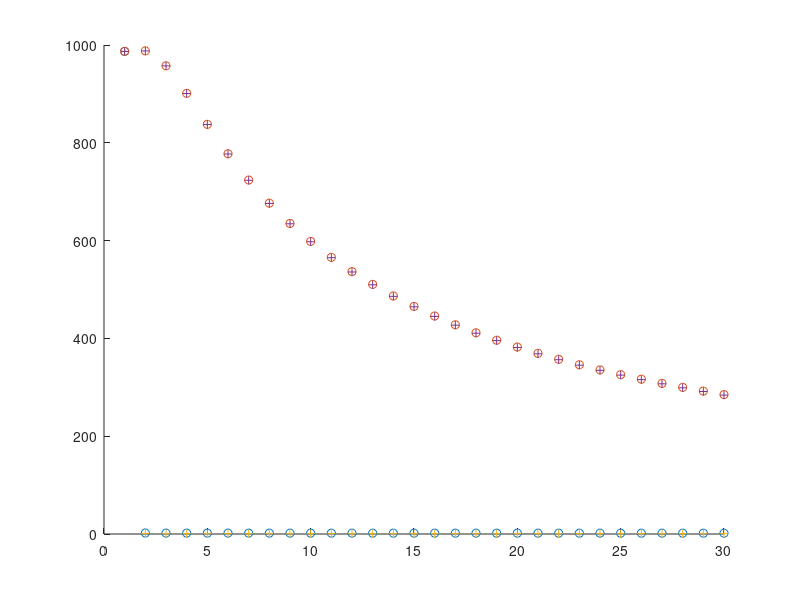

MATLAB code for this plot:
% This script performs a quick validation of the Bergman recursion as
% equivalent to the Tichavsky recursion for non-singular Q matrices
%
% The advantage of the Bergman recursion is apparent for singular Q
% matrices
%
%


%%
% ~~~~~~~~~~~~~~~~~~~~~~~~~~~~~~~~~~~~~~~~~~~~
% Simulate linear motion model and KF estimates
% ~~~~~~~~~~~~~~~~~~~~~~~~~~~~~~~~~~~~~~~~~~~~

% close all

% Define time
%
delta = 0.01;  % Sampling period
N=30;
t=(0:N-1)*delta

% Transition model (linear)
%
F = [1, delta; 0 1];
f = @(x)(F*x);
Ffunc = @(x)F;

% Observation matrix (only observe position)
%
H = [1 0];

% Define noise vectors
%
sigma_v = 1;  % Process noise
sigma_w = 1;   % Measurement noise

Q = sigma_v^2*[1 0; 0 1];   % Non-singular Q - either recursion works
% Q = sigma_v^2*[1 0; 0 0];   % Singular Q - must use Bergman recursion

R = sigma_w^2 .* eye(size(H,1));

% Prior distribution
%
x0 = [3; 3];
m0 = x0;
P0 = diag(100*[(pi)^2 (pi)^2]);


%% 
% ~~~~~~~~~~~~~~~~~~~~~~~~~~~~~~~~~~~~~~~~~~~~
% Compute the posterior Cramer-Rao bound (PCRB)
% ~~~~~~~~~~~~~~~~~~~~~~~~~~~~~~~~~~~~~~~~~~~~


% Initialise variables
%
pcrb=zeros(2,N);
pcrb2=zeros(2,N);
J=zeros(2,2,N);
J2=zeros(2,2,N);
P=zeros(2,2,N);
P2=zeros(2,2,N);
P3=zeros(2,2,N);
Pkf=zeros(2,2,N);
P(:,:,1)=P0;
P2(:,:,1)=P0;
P3(:,:,1)=P0;
Pkf(:,:,1)=P0;
J(:,:,1)=inv(P0);
J2(:,:,1)=inv(P0);

pcrb(:,1) = diag(inv(J(:,:,1)));
pcrb2(:,1) = diag(inv(J2(:,:,1)));
pcrb3(:,1) = diag(P(:,:,1));
pcrb4(:,1) = diag(Pkf(:,:,1));
pcrb5(:,1) = diag(P2(:,:,1));
pcrb6(:,1) = diag(P3(:,:,1));

% Compute the PCRB using closed form expressions
%
U = F'*inv(Q)*F;
V = -F'*inv(Q);
W = inv(Q) + H'*inv(R)*H;

Rinv = H'*inv(R)*H;
G = eye(2);

B=sqrtm(Q);

for k=2:30
    
    % Recursively compute the Fisher information matrix
    %
    J(:,:,k) = W - V'*inv(J(:,:,k-1) + U)*V;
    J2(:,:,k) = H'*inv(R)*H + inv(Q) - inv(Q)*F*inv(J2(:,:,k-1) + F'*inv(Q)*F)*F'*inv(Q);
    
    P(:,:,k) = F*inv(inv(P(:,:,k-1)) + Rinv)*F' + G*Q*inv(G);
    
    Ppredict = F*Pkf(:,:,k-1)*F' + Q;
    S = H*Ppredict*H' + R;
    K = Ppredict*H'*inv(S);
    Pkf(:,:,k) = (eye(2)-K*H)*Ppredict;
    
    % Bergman thesis
    Qtil=inv(Q);
    Stil=F*inv(Q);
    Vtil=F*inv(Q)*F';
    Rtil=H*inv(R)*H';
    P3(:,:,k) = Qtil + Rtil - Stil'*inv(inv(P(:,:,k-1)) + Vtil)*Stil;
%     
    % Bergman paper
    Qtil_inv = B'*H'*inv(R)*H*B + eye(2);
    Rtil_inv = F'*H'*inv(R)*H*F;
    Stil = (B'*H'*inv(R)*H*F)';
    Up = inv(inv(P2(:,:,k-1)) + Rtil_inv);
    Up_inv = inv(P2(:,:,k-1)) + Rtil_inv;
    Delta=Qtil_inv - Stil'*Up_inv*Stil;
    P2(:,:,k) = F*Up*F' + (F*Up*Stil-B)*inv(Delta)*(Stil'*Up*F'-B);
    
    % Compute the PCRB at the curret time
    %
    pcrb(:,k) = diag(inv(J(:,:,k)));
    pcrb2(:,k) = diag(inv(J2(:,:,k)));
    pcrb3(:,k) = diag(P(:,:,k));
    pcrb4(:,k) = diag(Pkf(:,:,k));
    pcrb5(:,k) = diag(P2(:,:,k));
    pcrb6(:,k) = diag(P3(:,:,k));
end

% plot(pcrb(:,1:30)','r');
hold on;
% plot(pcrb2(:,1:30)','rx');
plot(pcrb3(:,1:30)','o');
plot(pcrb4(:,1:30)','+');
% plot(pcrb5(:,1:30)','rs');
% plot(pcrb6(:,1:30)','rd');


return


%%
% ~~~~~~~~~~~~~~~~~~~~~~~~~~~~~~~~~~~~~~~~~~~~
% Simulate linear motion model and KF estimates
% ~~~~~~~~~~~~~~~~~~~~~~~~~~~~~~~~~~~~~~~~~~~~
%% Compute the MSE of the extended Kalman filter 
%
num_trials = 10000;
error = zeros(2,N);

parfor r=1:num_trials
    
    % Create new trajectory realisation
    %
    v = mvnrnd([0 0]',Q,N)';
    x = zeros(2,N);
    x(:,1)=mvnrnd(m0,P0)';
    for i=2:N
        x(:,i) = f(x(:,i-1)) + v(:,i);
    end

    % Generate new observations 
    %
    w = mvnrnd(zeros(1,size(H,1)),R,N)';
    z = H*x + w;

    % Apply EKF filter (really the KF in this case)
    %
    m = extended_kalman_filter(z,f,Ffunc,H,Q,R,m0,P0);

    % Accumulate the estimation error
    %
    error = error + (x-m).^2;
end

% Calculate the mean squared error
%
mse = error ./ num_trials;

%%
semilogy(pcrb4(:,1:N)');
hold on;
semilogy(pcrb3(:,1:N)','o');
semilogy(mse(:,1:N)','x')

